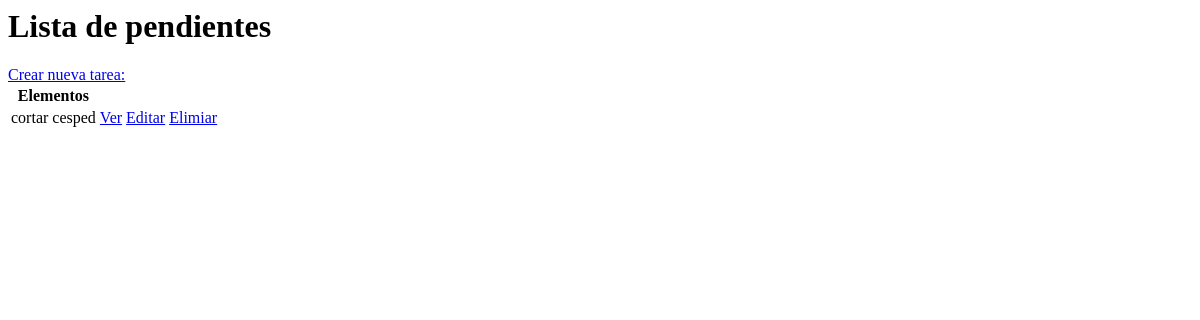
The app's page /, older data.
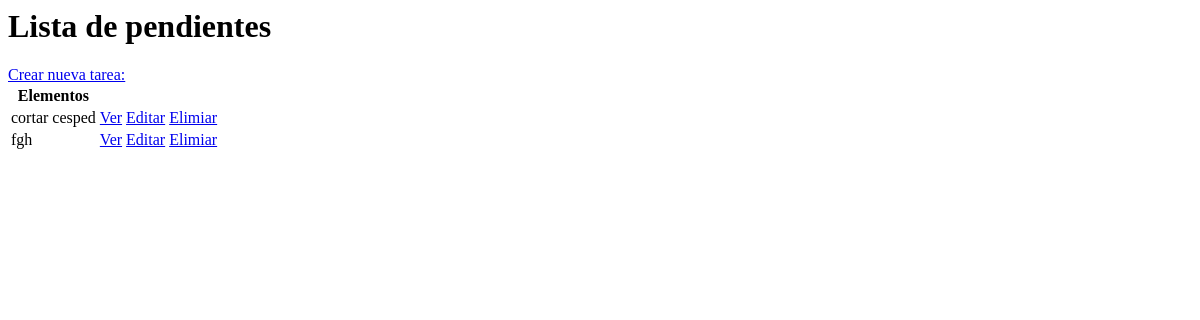
The same page, newer data.
### base/models.py (models this page shows, shortened)
class Tarea(models.Model):
    usuario = models.ForeignKey(User,
                                on_delete=models.CASCADE,
                                null = True,
                                blank = True)
    titulo = models.CharField(max_length=200)
    descripcion = models.TextField(null = True,
                                   blank = True)
    completo = models.BooleanField(default=False)
    creado = models.DateTimeField(auto_now_add=True)

### base/views.py (the view)
# urls.py: path("",ListaPendientes.as_view(),name="tareas"),
class ListaPendientes(ListView):
    model = Tarea
    context_object_name="tareas"

### base/templates/base/tarea_list.html
<h1>Lista de pendientes</h1>
<a href="{% url 'crear-tarea' %}"> Crear nueva tarea: </a>
{% if tareas %}
<table>
    <tr>
        <th>Elementos</th>
        <th></th>
        <th></th>
    </tr>
    {% for tarea in tareas %}
    <tr>
        <td>{{ tarea.titulo }}</td>
        <td><a href="{% url 'tarea' tarea.id %}">Ver</a></td>
        <td><a href="{% url 'editar-tarea' tarea.id %}">Editar</a></td>
        <td><a href="{% url 'eliminar-tarea' tarea.id %}">Elimiar</a></td>
    </tr>
    {% endfor %}
</table>
{% else %}
<h3>No hay elementos en esta lista</h3>
{% endif %}

Row changes from the older to the newer data that the page shows:
added Tarea: titulo "fgh"
